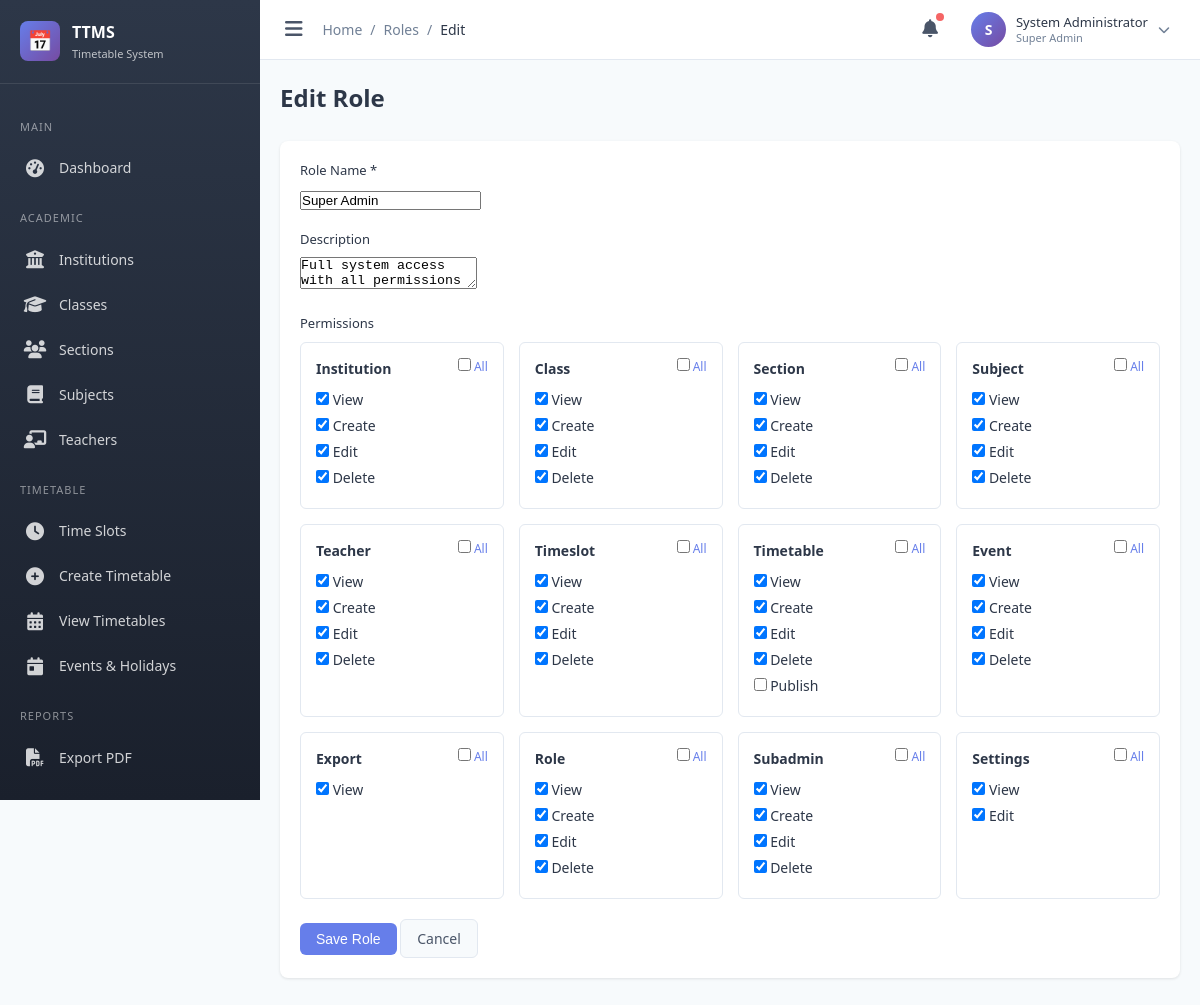
/modules/role/form.php?id=1 (signed in), run on the app's committed database.
### tables this page shows
CREATE TABLE roles (
    id INT PRIMARY KEY AUTO_INCREMENT,
    name VARCHAR(50) NOT NULL,
    description TEXT,
    permissions JSON,
    is_system BOOLEAN DEFAULT FALSE,
    status ENUM('active', 'inactive') DEFAULT 'active',
    created_at TIMESTAMP DEFAULT CURRENT_TIMESTAMP
);

CREATE TABLE role_permissions (
    id INT PRIMARY KEY AUTO_INCREMENT,
    role_id INT NOT NULL,
    module VARCHAR(50) NOT NULL,
    can_view BOOLEAN DEFAULT FALSE,
    can_create BOOLEAN DEFAULT FALSE,
    can_edit BOOLEAN DEFAULT FALSE,
    can_delete BOOLEAN DEFAULT FALSE,
    can_export BOOLEAN DEFAULT FALSE,
    FOREIGN KEY (role_id) REFERENCES roles(id) ON DELETE CASCADE,
    UNIQUE KEY unique_role_module (role_id, module)
);

### includes/functions.php (called while the page is built, shortened)
<?php
require_once __DIR__ . '/../config/database.php';
function isLoggedIn() {
    return isset($_SESSION['admin_id']) && !empty($_SESSION['admin_id']);
}
function getCurrentAdmin() {
    return dbFetch(
        "SELECT a.*, r.name as role_name
         FROM admins a
         LEFT JOIN roles r ON a.role_id = r.id
         WHERE a.id = ?",
        [$_SESSION['admin_id']]
    );
}
function isSuperAdmin() {
    $admin = getCurrentAdmin();
    return $admin && $admin['is_super_admin'];
}

### config/database.php (called while the page is built, shortened)
<?php
function getDB() {
    static $pdo = null;
    if ($pdo === null) {
        try {
            $dsn = sprintf(
                "mysql:host=%s;port=%d;dbname=%s;charset=%s",
                DB_HOST,
                DB_PORT,
                DB_NAME,
                DB_CHARSET
            );
            $pdo = new PDO($dsn, DB_USER, DB_PASS, [
                PDO::ATTR_ERRMODE => PDO::ERRMODE_EXCEPTION,
                PDO::ATTR_DEFAULT_FETCH_MODE => PDO::FETCH_ASSOC,
                PDO::ATTR_EMULATE_PREPARES => false,
            ]);
        } catch (PDOException $e) {
            error_log("Database connection failed: " . $e->getMessage());
            throw $e;
        }
    }
    return $pdo;
}
function dbQuery($sql, $params = []) {
    $stmt = getDB()->prepare($sql);
    $stmt->execute($params);
    return $stmt;
}
function dbFetch($sql, $params = []) {
    return dbQuery($sql, $params)->fetch();
}
function dbFetchAll($sql, $params = []) {
    return dbQuery($sql, $params)->fetchAll();
}

### includes/auth_check.php (called while the page is built, shortened)
<?php
require_once __DIR__ . '/functions.php';
$currentAdmin = getCurrentAdmin();

### modules/role/form.php (the view, shortened to what this page needs)
<?php
require_once __DIR__ . '/../../includes/auth_check.php';
$breadcrumb = [
    ['label' => 'Roles', 'url' => 'index.php'],
    ['label' => isset($_GET['id']) ? 'Edit' : 'Add']
];
require_once __DIR__ . '/../../includes/header.php';
$id = isset($_GET['id']) ? intval($_GET['id']) : 0;
$role = ['name' => '', 'description' => '', 'permissions' => []];
$allPermissions = [
    'institution' => ['view', 'create', 'edit', 'delete'],
    'class' => ['view', 'create', 'edit', 'delete'],
    'section' => ['view', 'create', 'edit', 'delete'],
    'subject' => ['view', 'create', 'edit', 'delete'],
    'teacher' => ['view', 'create', 'edit', 'delete'],
    'timeslot' => ['view', 'create', 'edit', 'delete'],
    'timetable' => ['view', 'create', 'edit', 'delete', 'publish'],
    'event' => ['view', 'create', 'edit', 'delete'],
    'export' => ['view'],
    'role' => ['view', 'create', 'edit', 'delete'],
    'subadmin' => ['view', 'create', 'edit', 'delete'],
    'settings' => ['view', 'edit']
];
if ($id) {
    $roleData = dbFetch("SELECT * FROM roles WHERE id = ?", [$id]);
    if ($roleData) {
        $role = $roleData;
        $permissionsData = dbFetchAll("SELECT module, can_view, can_create, can_edit, can_delete, can_export FROM role_permissions WHERE role_id = ?", [$id]);
        $role['permissions'] = [];
        foreach ($permissionsData as $perm) {
            $module = $perm['module'];
            $role['permissions'][$module] = [];
            if ($perm['can_view']) $role['permissions'][$module][] = 'view';
            if ($perm['can_create']) $role['permissions'][$module][] = 'create';
            if ($perm['can_edit']) $role['permissions'][$module][] = 'edit';
            if ($perm['can_delete']) $role['permissions'][$module][] = 'delete';
            if ($perm['can_export']) $role['permissions'][$module][] = 'export';
        }
    }
}
?>
<div class="page-header">
    <div>
        <h1 class="page-title"><?php echo $id ? 'Edit Role' : 'Add Role'; ?></h1>
    </div>
</div>
<div class="card">
    <div class="card-body">
        <form method="POST" class="form">
            <div class="form-group">
                <label class="form-label">Role Name *</label>
                <input type="text" name="name" class="form-input"
                       value="<?php echo htmlspecialchars($role['name']); ?>" required>
            </div>
            <div class="form-group">
                <label class="form-label">Description</label>
                <textarea name="description" class="form-input" rows="2"><?php echo htmlspecialchars($role['description']); ?></textarea>
            </div>
            <div class="form-group">
                <label class="form-label">Permissions</label>
                <div style="display: grid; grid-template-columns: repeat(auto-fill, minmax(200px, 1fr)); gap: 15px;">
                    <?php foreach ($allPermissions as $module => $actions): ?>
                    <div style="border: 1px solid var(--border-color); padding: 15px; border-radius: var(--radius-md);">
                        <h4 style="text-transform: capitalize; margin-bottom: 10px;">
                            <?php echo $module; ?>
                            <small style="float: right; font-weight: normal;">
                                <label style="cursor: pointer; font-size: 12px; color: var(--primary-color);">
                                    <input type="checkbox" onclick="toggleModule('<?php echo $module; ?>', this.checked)"> All
                                </label>
                            </small>
                        </h4>
                        <?php foreach ($actions as $action):
                            $isChecked = isset($role['permissions'][$module]) && in_array($action, $role['permissions'][$module]);
                        ?>
                        <label style="display: block; margin: 5px 0;">
                            <input type="checkbox" name="permissions[<?php echo $module; ?>][]"
                                   value="<?php echo $action; ?>"
                                   class="perm-<?php echo $module; ?>"
                                   <?php echo $isChecked ? 'checked' : ''; ?>>
                            <?php echo ucfirst($action); ?>
                        </label>
                        <?php endforeach; ?>
                    </div>
                    <?php endforeach; ?>
                </div>
            </div>
            <div class="form-actions">
                <button type="submit" class="btn btn-primary">Save Role</button>
                <a href="index.php" class="btn btn-secondary">Cancel</a>
            </div>
        </form>
    </div>
</div>
<?php require_once __DIR__ . '/../../includes/footer.php'; ?>

### includes/header.php (shortened to what this page needs)
<?php
$currentPage = basename(dirname($_SERVER['PHP_SELF']));
$currentFile = basename($_SERVER['PHP_SELF'], '.php');
?>
<!DOCTYPE html>
<html lang="en">
<head>
    <link rel="stylesheet" href="/ttc/assets/css/style.css">
    <link rel="stylesheet" href="https://cdnjs.cloudflare.com/ajax/libs/font-awesome/6.4.0/css/all.min.css">
</head>
<body>
    <div class="admin-wrapper">
        <aside class="sidebar" id="sidebar">
            <div class="sidebar-header">
                <div class="sidebar-logo">&#128197;</div>
                <div class="sidebar-title">
                    TTMS
                    <span>Timetable System</span>
                </div>
            </div>
            <nav class="sidebar-menu">
                <div class="menu-category">Main</div>
                <a href="/ttc/modules/dashboard/index.php" class="menu-item <?php echo $currentPage === 'dashboard' ? 'active' : ''; ?>">
                    <i class="fas fa-tachometer-alt"></i>
                    <span>Dashboard</span>
                </a>
                <div class="menu-category">Academic</div>
                <a href="/ttc/modules/institution/index.php" class="menu-item <?php echo $currentPage === 'institution' ? 'active' : ''; ?>">
                    <i class="fas fa-university"></i>
                    <span>Institutions</span>
                </a>
                <a href="/ttc/modules/class/index.php" class="menu-item <?php echo $currentPage === 'class' ? 'active' : ''; ?>">
                    <i class="fas fa-graduation-cap"></i>
                    <span>Classes</span>
                </a>
                <a href="/ttc/modules/section/index.php" class="menu-item <?php echo $currentPage === 'section' ? 'active' : ''; ?>">
                    <i class="fas fa-users"></i>
                    <span>Sections</span>
                </a>
                <a href="/ttc/modules/subject/index.php" class="menu-item <?php echo $currentPage === 'subject' ? 'active' : ''; ?>">
                    <i class="fas fa-book"></i>
                    <span>Subjects</span>
                </a>
                <a href="/ttc/modules/teacher/index.php" class="menu-item <?php echo $currentPage === 'teacher' ? 'active' : ''; ?>">
                    <i class="fas fa-chalkboard-teacher"></i>
                    <span>Teachers</span>
                </a>
                <div class="menu-category">Timetable</div>
                <a href="/ttc/modules/timeslot/index.php" class="menu-item <?php echo $currentPage === 'timeslot' ? 'active' : ''; ?>">
                    <i class="fas fa-clock"></i>
                    <span>Time Slots</span>
                </a>
                <a href="/ttc/modules/timetable/create.php" class="menu-item <?php echo $currentPage === 'timetable' && $currentFile === 'create' ? 'active' : ''; ?>">
                    <i class="fas fa-plus-circle"></i>
                    <span>Create Timetable</span>
                </a>
                <a href="/ttc/modules/timetable/index.php" class="menu-item <?php echo $currentPage === 'timetable' && $currentFile === 'index' ? 'active' : ''; ?>">
                    <i class="fas fa-calendar-alt"></i>
                    <span>View Timetables</span>
                </a>
                <a href="/ttc/modules/event/index.php" class="menu-item <?php echo $currentPage === 'event' ? 'active' : ''; ?>">
                    <i class="fas fa-calendar-day"></i>
                    <span>Events & Holidays</span>
                </a>
                <div class="menu-category">Reports</div>
                <a href="/ttc/modules/export/index.php" class="menu-item <?php echo $currentPage === 'export' ? 'active' : ''; ?>">
                    <i class="fas fa-file-pdf"></i>
                    <span>Export PDF</span>
                </a>
                <?php if (isSuperAdmin()): ?>
                <div class="menu-category">Administration</div>
                <?php endif; ?>
            </nav>
        </aside>
        <main class="main-content">
            <header class="main-header">
                <div class="header-left">
                    <button class="sidebar-toggle" id="sidebarToggle">
                        <i class="fas fa-bars"></i>
                    </button>
                    <nav class="breadcrumb">
                        <a href="/ttc/modules/dashboard/index.php">Home</a>
                        <?php if (isset($breadcrumb)): ?>
                            <?php foreach ($breadcrumb as $item): ?>
                                <span class="breadcrumb-separator">/</span>
                                <?php if (isset($item['url'])): ?>
                                    <a href="<?php echo $item['url']; ?>"><?php echo $item['label']; ?></a>
                                <?php else: ?>
                                    <span class="breadcrumb-current"><?php echo $item['label']; ?></span>
                                <?php endif; ?>
                            <?php endforeach; ?>
                        <?php endif; ?>
                    </nav>
                </div>
                <div class="header-right">
                    <button class="header-btn" title="Notifications">
                        <i class="fas fa-bell"></i>
                        <span class="notification-badge"></span>
                    </button>
                    <div class="user-menu" onclick="toggleUserDropdown()">
                        <div class="user-avatar">
                            <?php echo strtoupper(substr($currentAdmin['name'], 0, 1)); ?>
                        </div>
                        <div class="user-info">
                            <div class="user-name"><?php echo htmlspecialchars($currentAdmin['name']); ?></div>
                            <div class="user-role"><?php echo $currentAdmin['is_super_admin'] ? 'Super Admin' : ($currentAdmin['role_name'] ?? 'Admin'); ?></div>
                        </div>
                        <i class="fas fa-chevron-down" style="font-size: 12px; color: var(--text-light);"></i>
                    </div>
                </div>
            </header>
            <div class="content-wrapper">

### data on the page
roles: name "Super Admin", description "Full system access with all permissions"
role_permissions: module "Settings", module "☑", action "View", action "Edit"

### other printed values
$item['label'] "Roles"
$item['label'] "Edit"
substr($currentAdmin['name'], 0, 1) "S"
$currentAdmin['name'] "System Administrator"
$module "Institution"
$action "View"
$action "Create"
$action "Edit"
$action "Delete"
$module "Class"
$module "Section"
$module "Subject"
$module "Teacher"
$module "Timeslot"
$module "Timetable"
